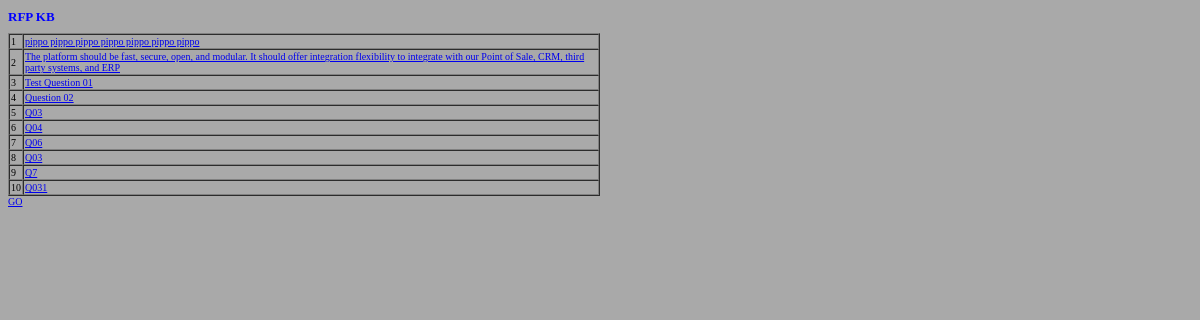
The page / on the database its author committed.
### rfp_kb/models.py (models this page shows, shortened)
class rfp_bk(models.Model):
    rfp_name = models.CharField(max_length=200)  #this will be a lookup field
    question = models.CharField(max_length=2048)
    topic = models.CharField(max_length=100)  #this will be a lookup field
    answer = models.CharField(max_length=2048)
    winLoss = models.BooleanField()
    comply = models.BooleanField()
    product = models.CharField(max_length=200, null=True ) #this will be a lookup field
    product_variant = models.CharField(max_length=200, null = True)

### rfp_kb/views.py (the view)
# urls.py: path('',views.main_view,name='main_view'),
def main_view(request):
    elems = rfp_bk.objects.all().values()[:10]
    context = {
        "elems": elems,
    }
    template = loader.get_template('main_view.html')
    return HttpResponse(template.render(context))

### rfp_kb/templates/main_view.html (shortened to what this page needs)
{% extends "master.html" %}
{% block content %}
<table border="1" style="width:50%" cellspacing="0" >
  {% for x in elems%}
  <tr>
    <td>{{x.id}}</td>
    <td><a href="/rfp_kb/{{ x.id }}">{{x.question}}</a> </td>
  </tr>
  {% endfor %}
</table>
<a href="/rfp_kb/0">GO</a>
{% endblock %}

### rfp_kb/static/style.css (style rules this page uses)
:root { --primary: #06BBCC; --light: #F0FBFC; --dark: #181d38; }
body { background-color:darkgray; font-family:verdana; font-size:10px; }

### rows shown on the page
rfp_bk: id "1", question "pippo pippo pippo pippo pippo pippo pippo"
rfp_bk: id "2", question "The platform should be fast, secure, open, and modular. It should offer integration flexibility to integrate with our Point of Sale, CRM, third party systems, and ERP"
rfp_bk: id "3", question "Test Question 01"
rfp_bk: id "4", question "Question 02"
rfp_bk: id "5", question "Q03"
rfp_bk: id "6", question "Q04"
rfp_bk: id "7", question "Q06"
rfp_bk: id "8", question "Q03"
rfp_bk: id "9", question "Q7"
rfp_bk: id "10", question "Q031"
